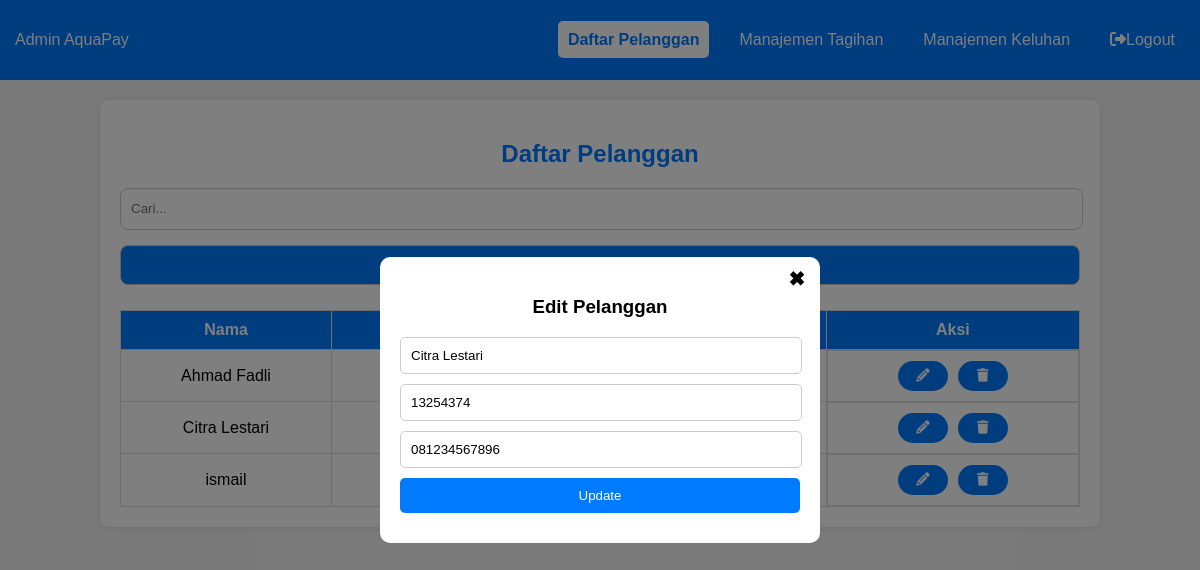
The app's page /dashboard-admin/daftar-anggota.php?edit_id=26 (signed in) with its own data.
### tables this page shows
CREATE TABLE `anggota` (
  `id_anggota` int(11) NOT NULL,
  `nama_anggota` varchar(100) NOT NULL,
  `no_pelanggan` varchar(50) NOT NULL,
  `telepon` varchar(15) NOT NULL
);

### dashboard-admin/daftar-anggota.php (the view, shortened to what this page needs)
<?php
include '../koneksi.php';
$search = isset($_GET['search']) ? $_GET['search'] : '';
$query = "SELECT * FROM anggota WHERE nama_anggota LIKE ? OR no_pelanggan LIKE ? OR telepon LIKE ?";
$stmt = $conn->prepare($query);
$searchParam = "%" . $search . "%";
$stmt->bind_param("sss", $searchParam, $searchParam, $searchParam);
$stmt->execute();
$anggotaList = $stmt->get_result();
$editData = null;
if (isset($_GET['edit_id'])) {
    $id_edit = $_GET['edit_id'];
    $stmt = $conn->prepare("SELECT * FROM anggota WHERE id_anggota = ?");
    $stmt->bind_param("i", $id_edit);
    $stmt->execute();
    $result = $stmt->get_result();
    $editData = $result->fetch_assoc();
}
?>
<!DOCTYPE html>
<html lang="id">
<head>
    <link rel="stylesheet" href="../styless.css">
    <link rel="stylesheet" href="https://cdnjs.cloudflare.com/ajax/libs/font-awesome/6.5.1/css/all.min.css">
</head>
<body>
    <nav class="navbar">
        <div class="logo">Admin <span>AquaPay</span></div>
        <ul class="nav-links">
            <li><a href="daftar-anggota.php" class="active">Daftar Pelanggan</a></li>
            <li><a href="manajemen-tagihan.php">Manajemen Tagihan</a></li>
            <li><a href="manajemen-keluhan.php">Manajemen Keluhan</a></li>
            <li class="logout"><a href="../login/logout_admin.php" ><i class="fa-solid fa-right-from-bracket"></i>Logout</a></li>
        </ul>
    </nav>
    <div class="container">
        <h2 class="title">Daftar Pelanggan</h2>
        <div class="search-container">
            <form method="GET" style="display:inline;">
                <input type="text" id="search" placeholder="Cari..." class="search-box"
                value="<?php echo htmlspecialchars($search); ?>" onkeyup="searchData()">
            </form>
            <form method="GET" style="display:inline;">
                <button type="submit" name="add" value="true" class="btn-add">Tambah Pelanggan</button>
            </form>
        </div>
        <table>
            <thead>
                <tr>
                    <th>Nama</th>
                    <th>No. Pelanggan</th>
                    <th>Telepon</th>
                    <th>Aksi</th>
                </tr>
            </thead>
            <tbody>
                <?php while ($row = $anggotaList->fetch_assoc()): ?>
                <tr>
                    <td>
                        <?php echo htmlspecialchars($row['nama_anggota']); ?>
                    </td>
                    <td>
                    </td>
                    <td>
                    </td>
                    <td class="aksi">
                        <form method="GET" style="display:inline;">
                            <button type="submit"><i class="fa-solid fa-pencil"></i></button>
                        </form>
                        <form method="POST" style="display:inline;">
                            <button type="submit" name="hapus"><i class="fa-solid fa-trash"></i></button>
                        </form>
                    </td>
                </tr>
                <?php endwhile; ?>
            </tbody>
        </table>
    </div>
    <?php if ($editData): ?>
    <div class="modal">
        <div class="modal-content">
            <a href="daftar-anggota.php" class="close">✖</a>
            <h3>Edit Pelanggan</h3>
            <form method="POST">
                <input type="text" name="nama_anggota"
                    value="<?php echo htmlspecialchars($editData['nama_anggota']); ?>" required>
                <input type="text" name="no_pelanggan"
                    value="<?php echo htmlspecialchars($editData['no_pelanggan']); ?>" required>
                <input type="text" name="telepon" value="<?php echo htmlspecialchars($editData['telepon']); ?>"
                    required>
                <button type="submit" name="update">Update</button>
            </form>
        </div>
    </div>
    <?php endif; ?>
</body>
</html>

### styless.css (style rules this page uses)
body { font-family: Arial, sans-serif; margin: 0; padding: 0; background-color: #f4f4f4; }
.navbar { background-color: #007bff; padding: 15px; display: flex; justify-content: space-between; align-items: center; color: white; }
.nav-links { list-style: none; display: flex; gap: 20px; }
.nav-links a { color: white; text-decoration: none; padding: 10px; transition: 0.3s; }
.nav-links a:hover, .nav-links a.active { background-color:rgb(255, 255, 255); border-radius: 5px; color: #007bff; font-weight: bold; }
.container { width: 80%; margin: auto; background: white; padding: 20px; margin-top: 20px; border-radius: 10px; box-shadow: 0 0 10px rgba(0, 0, 0, 0.1); }
.search-box { width: 98%; height: 20px; padding: 10px; border-radius: 8px; border: 1px solid #ccc; margin-bottom: 15px; }
.btn-add { width: 100%; height: 40px; padding: 10px; border-radius: 8px; border: 1px solid #ccc; margin-bottom: 15px; }
button { background: #007bff; color: white; border: none; cursor: pointer; transition: 0.3s; }
.aksi { display: flex; gap: 10px; justify-content: center; margin: 0; }
.aksi button { width: 50px; height: 30px; border-radius: 40px; }
table { width: 100%; border-collapse: collapse; margin-top: 10px; }
table, th, td { border: 1px solid #ddd; }
th { background-color: #007bff; color: white; padding: 10px; }
td { padding: 10px; text-align: center; }

### records on screen
anggota: nama_anggota "Ahmad Fadli"
anggota: nama_anggota "Citra Lestari", no_pelanggan "13254374", telepon "081234567896"
anggota: nama_anggota "ismail"
